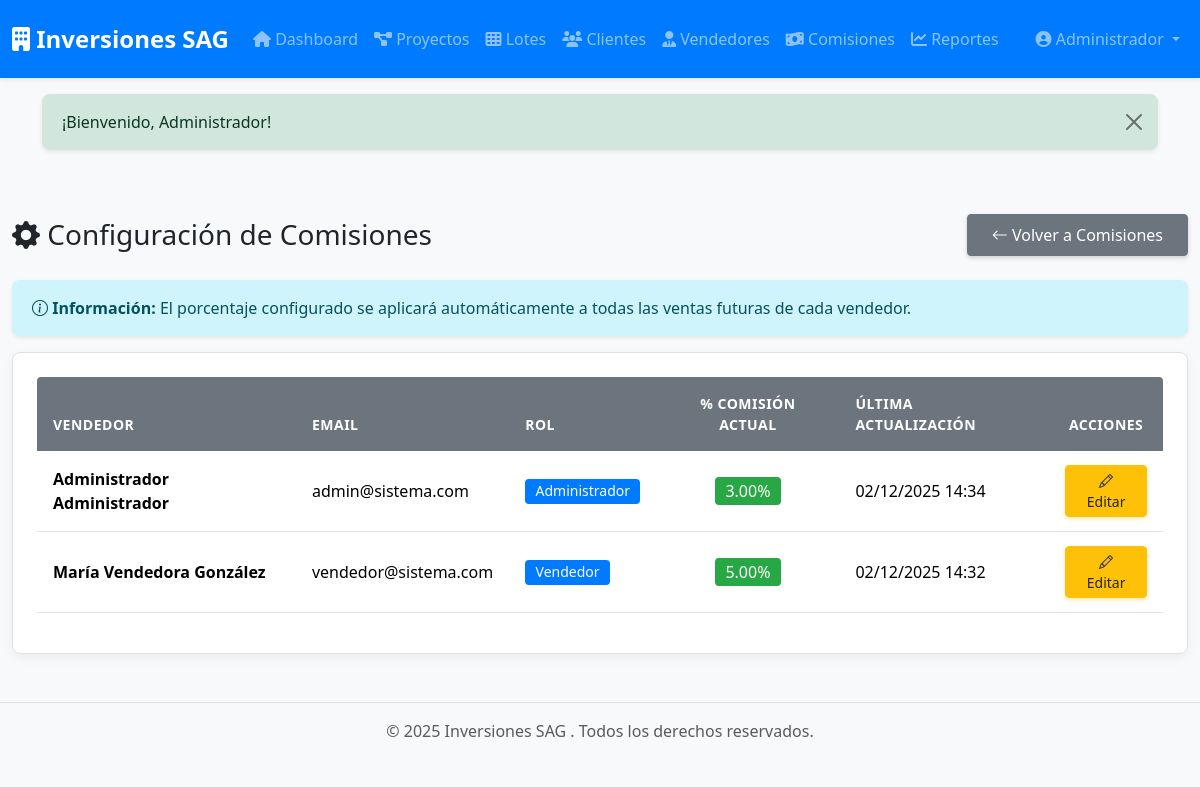
The page /comisiones/configuracion (signed in) on the database its author committed.
### tables this page shows
CREATE TABLE `vendedores` (
  `id` int(10) UNSIGNED NOT NULL,
  `user_id` int(10) UNSIGNED NOT NULL COMMENT 'Relación con tabla users',
  `codigo_vendedor` varchar(20) NOT NULL COMMENT 'Código único del vendedor',
  `tipo_documento` enum('CC','NIT','CE','pasaporte') DEFAULT 'CC',
  `numero_documento` varchar(50) NOT NULL COMMENT 'Documento de identidad',
  `nombres` varchar(100) NOT NULL,
  `apellidos` varchar(100) NOT NULL,
  `telefono` varchar(20) DEFAULT NULL,
  `celular` varchar(20) DEFAULT NULL,
  `email` varchar(150) NOT NULL,
  `direccion` varchar(255) DEFAULT NULL,
  `ciudad` varchar(100) DEFAULT NULL,
  `fecha_ingreso` date NOT NULL COMMENT 'Fecha de ingreso a la empresa',
  `fecha_salida` date DEFAULT NULL COMMENT 'Fecha de retiro (si aplica)',
  `tipo_contrato` enum('indefinido','fijo','prestacion_servicios','freelance') DEFAULT 'indefinido',
  `porcentaje_comision_default` decimal(5,2) NOT NULL DEFAULT 3.00 COMMENT 'Porcentaje por defecto',
  `banco` varchar(100) DEFAULT NULL COMMENT 'Banco para pagos',
  `tipo_cuenta` enum('ahorros','corriente') DEFAULT NULL,
  `numero_cuenta` varchar(50) DEFAULT NULL,
  `estado` enum('activo','inactivo','suspendido') DEFAULT 'activo',
  `observaciones` text DEFAULT NULL,
  `foto_perfil` varchar(255) DEFAULT NULL COMMENT 'Ruta de la foto del vendedor',
  `created_at` timestamp NULL DEFAULT current_timestamp(),
  `updated_at` timestamp NULL DEFAULT current_timestamp() ON UPDATE current_timestamp()
);

CREATE TABLE `users` (
  `id` int(10) UNSIGNED NOT NULL,
  `email` varchar(255) NOT NULL,
  `password` varchar(255) NOT NULL,
  `nombre` varchar(100) NOT NULL,
  `rol` enum('administrador','vendedor','consulta') DEFAULT 'consulta',
  `reset_token` varchar(64) DEFAULT NULL COMMENT 'Token para recuperación de contraseña',
  `reset_token_expira` datetime DEFAULT NULL COMMENT 'Fecha de expiración del token',
  `activo` tinyint(1) DEFAULT 1 COMMENT 'Estado del usuario',
  `created_at` timestamp NULL DEFAULT current_timestamp(),
  `updated_at` timestamp NULL DEFAULT current_timestamp() ON UPDATE current_timestamp()
);

### app/Controllers/Controller.php (called while the page is built, shortened)
<?php
abstract class Controller
{
    protected function view($view, $data = [])
    {
        extract($data);
        require_once __DIR__ . "/../Views/{$view}.php";
        require_once __DIR__ . "/../Views/layouts/app.php";
    }
}

### app/Controllers/ComisionController.php (called while the page is built, shortened)
<?php
class ComisionController extends Controller
{
    public function configuracion()
    {
        $db = \Database::getInstance();
        $vendedores = $db->fetchAll(
            "SELECT
                v.id,
                CONCAT(v.nombres, ' ', v.apellidos) as nombre,
                v.email,
                u.rol,
                v.porcentaje_comision_default as porcentaje_comision,
                v.observaciones,
                v.updated_at as fecha_actualizacion
             FROM vendedores v
             INNER JOIN users u ON v.user_id = u.id
             WHERE v.estado = 'activo'
             AND u.activo = 1
             ORDER BY v.nombres, v.apellidos"
        );
        $this->view('comisiones/configuracion', [
            'title' => 'Configuración de Comisiones',
            'vendedores' => $vendedores
        ]);
    }
}

### index.php (called while the page is built, shortened)
<?php
require_once __DIR__ . '/core/Router.php';
require_once __DIR__ . '/core/Database.php';
$router = new Router();
$router->get('/', 'AuthController@showLogin');
$router->get('/auth/login', 'AuthController@showLogin');
$router->post('/auth/login', 'AuthController@login');
$router->get('/auth/register', 'AuthController@showRegister');
$router->post('/auth/register', 'AuthController@register');
$router->get('/auth/recover', 'AuthController@showRecover');
$router->post('/auth/recover', 'AuthController@recover');
$router->get('/auth/reset/{token}', 'AuthController@showReset');
$router->post('/auth/reset', 'AuthController@reset');
$router->post('/auth/change-password', 'AuthController@changePassword');
$router->get('/auth/logout', 'AuthController@logout');
$router->get('/dashboard', 'HomeController@dashboard');
$router->get('/proyectos', 'ProyectoController@index');
$router->get('/proyectos/create', 'ProyectoController@create');
$router->post('/proyectos/store', 'ProyectoController@store');
$router->get('/proyectos/show/{id}', 'ProyectoController@show');
$router->get('/proyectos/edit/{id}', 'ProyectoController@edit');
$router->post('/proyectos/update/{id}', 'ProyectoController@update');
$router->post('/proyectos/delete/{id}', 'ProyectoController@delete');
$router->get('/lotes', 'LoteController@index');
$router->get('/lotes/create', 'LoteController@create');
$router->post('/lotes/store', 'LoteController@store');
$router->get('/lotes/show/{id}', 'LoteController@show');
$router->get('/lotes/edit/{id}', 'LoteController@edit');
$router->post('/lotes/update/{id}', 'LoteController@update');
$router->post('/lotes/delete/{id}', 'LoteController@delete');
$router->get('/clientes', 'ClienteController@index');
$router->get('/clientes/create', 'ClienteController@create');
$router->post('/clientes/store', 'ClienteController@store');
$router->get('/clientes/show/{id}', 'ClienteController@show');
$router->get('/clientes/edit/{id}', 'ClienteController@edit');
$router->post('/clientes/update/{id}', 'ClienteController@update');
$router->post('/clientes/delete/{id}', 'ClienteController@delete');
$router->post('/clientes/buscar', 'ClienteController@buscar');
$router->get('/lotes/inicial/create/{id}', 'InicialController@create');
$router->post('/lotes/inicial/store/{id}', 'InicialController@store');
$router->get('/lotes/inicial/pago/{id}', 'InicialController@pago');
$router->post('/lotes/inicial/registrar-pago/{id}', 'InicialController@registrarPago');
$router->get('/lotes/inicial/show/{id}', 'InicialController@show');
$router->get('/lotes/amortizacion/show/{id}', 'AmortizacionController@show');
$router->get('/lotes/amortizacion/create/{id}', 'AmortizacionController@create');
$router->post('/lotes/amortizacion/store', 'AmortizacionController@store');
$router->post('/lotes/amortizacion/recalcular/{id}', 'AmortizacionController@recalcular');
$router->post('/lotes/amortizacion/reajustar/{id}', 'AmortizacionController@reajustarPlan');
$router->get('/lotes/pago/create/{id}', 'PagoController@create');
$router->post('/lotes/pago/store', 'PagoController@store');
$router->post('/lotes/pago/calcular-distribucion', 'PagoController@calcularDistribucion');
$router->get('/reportes', 'ReporteController@index');
$router->get('/reportes/lotes-vendidos', 'ReporteController@lotesVendidos');
$router->get('/reportes/ventas-proyecto', 'ReporteController@ventasPorProyecto');
$router->get('/reportes/ventas-vendedor', 'ReporteController@ventasPorVendedor');
$router->get('/reportes/cartera', 'ReporteController@cartera');
$router->get('/reportes/estado-clientes', 'ReporteController@estadoClientes');
$router->get('/comisiones', 'ComisionController@index');
$router->get('/comisiones/resumen', 'ComisionController@resumen');
$router->get('/comisiones/show/{id}', 'ComisionController@show');
$router->get('/comisiones/pagar/{id}', 'ComisionController@pagar');
$router->post('/comisiones/registrar-pago/{id}', 'ComisionController@registrarPago');
$router->get('/comisiones/configuracion', 'ComisionController@configuracion');
$router->post('/comisiones/actualizar-configuracion/{id}', 'ComisionController@actualizarConfiguracion');
$router->get('/comisiones/mis-comisiones', 'ComisionController@misComisiones');
$router->get('/vendedores', 'VendedorController@index');
$router->get('/vendedores/create', 'VendedorController@create');
$router->post('/vendedores/store', 'VendedorController@store');
$router->get('/vendedores/show/{id}', 'VendedorController@show');
$router->get('/vendedores/edit/{id}', 'VendedorController@edit');
$router->post('/vendedores/update/{id}', 'VendedorController@update');
$router->get('/vendedores/ranking', 'VendedorController@ranking');
$router->get('/vendedores/mi-perfil', 'VendedorController@miPerfil');
$router->get('/perfil', 'PerfilController@index');
$router->post('/perfil/update', 'PerfilController@updateData');
$router->post('/perfil/update-password', 'PerfilController@updatePassword');
$router->post('/perfil/update-vendedor', 'PerfilController@updateVendedor');
$router->get('/logs', 'LogController@index');
$router->get('/logs/fetch', 'LogController@fetch');
$router->post('/logs/clear', 'LogController@clear');
$router->get('/logs/download', 'LogController@download');
try {
    $router->dispatch();
} catch (Exception $e) {
    http_response_code(500);
    error_log("Error en aplicación: " . $e->getMessage() . " en " . $e->getFile() . ":" . $e->getLine());
    if (DEBUG_MODE) {
        echo "<!DOCTYPE html><html><head><title>Error</title><style>body{font-family:Arial;padding:20px;background:#f5f5f5;}h1{color:#dc3545;}pre{background:#fff;padding:15px;border-radius:5px;overflow:auto;}</style></head><body>";
        echo "<h1>Error en la aplicación</h1>";
        echo "<p><strong>Mensaje:</strong> " . htmlspecialchars($e->getMessage()) . "</p>";
        echo "<p><strong>Archivo:</strong> " . htmlspecialchars($e->getFile()) . "</p>";
        echo "<p><strong>Línea:</strong> " . $e->getLine() . "</p>";
        echo "<h2>Stack Trace:</h2>";
        echo "<pre>" . htmlspecialchars($e->getTraceAsString()) . "</pre>";
        echo "</body></html>";
    } else {
        echo "<!DOCTYPE html><html><head><title>Error</title><style>body{font-family:Arial;padding:50px;text-align:center;background:#f5f5f5;}</style></head><body>";
        echo "<h1>Ha ocurrido un error</h1>";
        echo "<p>Por favor, contacte al administrador del sistema.</p>";
        echo "</body></html>";
    }
}

### core/Database.php (called while the page is built, shortened)
<?php
class Database
{
    private static $instance = null;
    private $pdo;
    private function __construct()
    {
        try {
            $dsn = "mysql:host=" . DB_HOST . ";dbname=" . DB_NAME . ";charset=" . DB_CHARSET;
            $options = [
                PDO::ATTR_ERRMODE            => PDO::ERRMODE_EXCEPTION,
                PDO::ATTR_DEFAULT_FETCH_MODE => PDO::FETCH_ASSOC,
                PDO::ATTR_EMULATE_PREPARES   => false,
                PDO::MYSQL_ATTR_INIT_COMMAND => "SET NAMES " . DB_CHARSET
            ];
            $this->pdo = new PDO($dsn, DB_USER, DB_PASS, $options);
        } catch (PDOException $e) {
            throw new Exception("Error de conexión a la base de datos: " . $e->getMessage());
        }
    }
    public static function getInstance()
    {
        if (self::$instance === null) {
            self::$instance = new self();
        }
        return self::$instance;
    }
    public function query($sql, $params = [])
    {
        try {
            $stmt = $this->pdo->prepare($sql);
            $stmt->execute($params);
            return $stmt;
        } catch (PDOException $e) {
            throw new Exception("Error en la consulta: " . $e->getMessage());
        }
    }
    public function fetchAll($sql, $params = [])
    {
        $stmt = $this->query($sql, $params);
        return $stmt->fetchAll();
    }
}

### app/Views/comisiones/configuracion.php (the view, shortened to what this page needs)
<div class="container-fluid py-4">
    <div class="d-flex justify-content-between align-items-center mb-4">
        <h1 class="h3 mb-0">
            <i class="bi bi-gear-fill"></i> Configuración de Comisiones
        </h1>
        <a href="/comisiones" class="btn btn-secondary">
            <i class="bi bi-arrow-left"></i> Volver a Comisiones
        </a>
    </div>
    <div class="alert alert-info">
        <i class="bi bi-info-circle"></i>
        <strong>Información:</strong> El porcentaje configurado se aplicará automáticamente a todas las ventas futuras de cada vendedor.
    </div>
    <div class="card">
        <div class="card-body">
            <div class="table-responsive">
                <table class="table table-hover">
                    <thead>
                        <tr>
                            <th>Vendedor</th>
                            <th>Email</th>
                            <th>Rol</th>
                            <th class="text-center">% Comisión Actual</th>
                            <th>Última Actualización</th>
                            <th class="text-center">Acciones</th>
                        </tr>
                    </thead>
                    <tbody>
                        <?php foreach ($vendedores as $v): ?>
                            <tr>
                                <td><strong><?= htmlspecialchars($v['nombre']) ?></strong></td>
                                <td><?= htmlspecialchars($v['email']) ?></td>
                                <td><span class="badge bg-primary"><?= ucfirst($v['rol']) ?></span></td>
                                <td class="text-center">
                                    <span class="badge bg-success fs-6"><?= number_format($v['porcentaje_comision'], 2) ?>%</span>
                                </td>
                                <td>
                                    <?php if ($v['fecha_actualizacion']): ?>
                                        <?= date('d/m/Y H:i', strtotime($v['fecha_actualizacion'])) ?>
                                    <?php else: ?>
                                        <span class="text-muted">Por defecto</span>
                                    <?php endif; ?>
                                </td>
                                <td class="text-center">
                                    <button type="button" class="btn btn-sm btn-warning"
                                            data-bs-toggle="modal"
                                            data-bs-target="#modalEditar"
                                            onclick="editarComision(<?= $v['id'] ?>, '<?= htmlspecialchars($v['nombre'], ENT_QUOTES) ?>', <?= $v['porcentaje_comision'] ?>, '<?= htmlspecialchars($v['observaciones'] ?? '', ENT_QUOTES) ?>')">
                                        <i class="bi bi-pencil"></i> Editar
                                    </button>
                                </td>
                            </tr>
                        <?php endforeach; ?>
                    </tbody>
                </table>
            </div>
        </div>
    </div>
</div>

### core/Router.php (shortened to what this page needs)
<?php
class Router
{
    private $routes = [];
    public function __construct($baseUrl = '')
    {
        $this->baseUrl = rtrim($baseUrl, '/');
    }
    private function addRoute($method, $uri, $handler)
    {
        $uri = '/' . trim($uri, '/');
        $this->routes[] = [
            'method' => $method,
            'uri' => $uri,
            'handler' => $handler,
            'pattern' => $this->convertUriToPattern($uri)
        ];
    }
    private function convertUriToPattern($uri)
    {
        $pattern = preg_replace('/\{([a-z_]+)\}/', '([^/]+)', $uri);
        return '#^' . $pattern . '$#';
    }
    public function dispatch()
    {
        $requestMethod = $_SERVER['REQUEST_METHOD'];
        $requestUri = $this->getRequestUri();
        foreach ($this->routes as $route) {
            if ($route['method'] !== $requestMethod) {
                continue;
            }
            if (preg_match($route['pattern'], $requestUri, $matches)) {
                array_shift($matches);
                return $this->callHandler($route['handler'], $matches);
            }
        }
    }
    private function getRequestUri()
    {
        $uri = parse_url($_SERVER['REQUEST_URI'], PHP_URL_PATH);
        return '/' . trim($uri, '/');
    }
    private function callHandler($handler, $params = [])
    {
        if (is_string($handler) && strpos($handler, '@') !== false) {
            list($controller, $method) = explode('@', $handler);
            $controllerInstance = new $controllerClass();
            return call_user_func_array([$controllerInstance, $method], $params);
        }
        throw new Exception("Invalid route handler");
    }
}

### rows shown on the page
vendedores: nombre "Administrador Administrador", email "admin@sistema.com", user.rol "Administrador", porcentaje_comision_default "3.00", updated_at "02/12/2025 14:34"
vendedores: nombre "María Vendedora González", email "vendedor@sistema.com", user.rol "Vendedor", porcentaje_comision_default "5.00", updated_at "02/12/2025 14:32"
